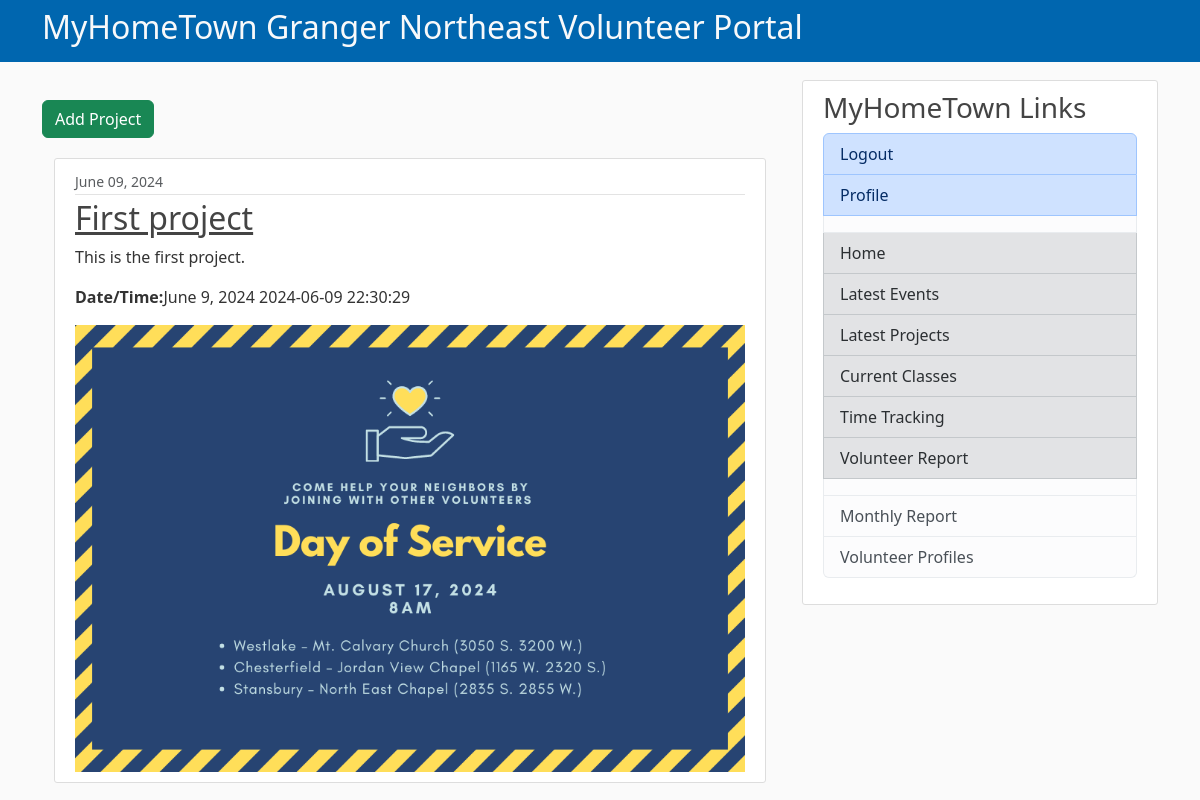
The app's page /private/project/ (signed in) with its own data.
### common/models.py (models this page shows, shortened)
class Project(models.Model):
    title = models.CharField(max_length=100)
    location = models.CharField(max_length=255)
    time = models.CharField(max_length=100)
    date = models.DateField(default=timezone.now)
    url = models.CharField(max_length=255, null=True, blank=True)
    date_posted = models.DateTimeField(default=timezone.now)
    summary = models.CharField(max_length=255, null=True )
    description = models.TextField(max_length=4096, null=True)
    image_file = models.ImageField(upload_to='projects/images', null=True, blank=True)
    image = ImageSpecField(source='image_file',
                                processors=[ResizeToFit(1024, 768)],
                                format='JPEG',
                                options={'quality': 60})
    author = models.ForeignKey(User, on_delete=models.CASCADE)

### private/views.py (the view)
# urls.py: path('project/', ProjectListView.as_view(), name="project-list"),
class ProjectListView(LoginRequiredMixin, ListView):
    model = Project
    template_name = 'projects/project_list.html'
    context_object_name = 'projects'
    ordering = ['date_posted']

### private/templates/projects/project_list.html (shortened to what this page needs)
{% extends "private/base.html" %}
{% block content %}
<p>
  <li class="btn btn-success btn=sm mt-1 mb-1"><a class="nav-item nav-link" href="{% url 'project-create' %}">Add Project</a></li>
</p>
<div class="container">
    {% for project in projects %}
    <article class="media content-section">
        <div class="media-body">
          <div class="article-metadata">
            <small class="text-muted">{{ project.date_posted|date:"F d, Y" }}</small>
          </div>
          <h2><a class="article-title" href="{% url 'project-detail' project.id %}">{{ project.title }}</a></h2>
          {% if project.summary %}
            <p class="article-content">{{ project.summary }}</p>
          {% else %}
            <p class="article-content">{{ project.description }}</p>
          {% endif %}
          <p class="article-content"><b>Date/Time:</b>{{ project.date }} {{ project.time }}</p>
          {% if project.image %}
          <img src="{{ project.image.url }}" alt="{{ project.title }}" style="max-width: 800px; width: 100%; height: auto;">
          {% endif %}
          </div>
      </article>
    {% endfor %}
</div>
{% endblock %}

### private/static/private/main.css (style rules this page uses)
body { background: #fafafa; color: #333333; margin-top: 5rem; }
h1, h2, h3, h4, h5, h6 { color: #444444; }
.content-section { background: #ffffff; padding: 10px 20px; border: 1px solid #dddddd; border-radius: 3px; margin-bottom: 20px; }
.article-title { color: #444444; }
.article-content { white-space: pre-line; }
.article-metadata { padding-bottom: 1px; margin-bottom: 4px; border-bottom: 1px solid #e3e3e3 }

### records on screen
Project: date_posted "June 09, 2024", title "First project", summary "This is the first project.", date "June 9, 2024", time "2024-06-09 22:30:29", image (picture)
